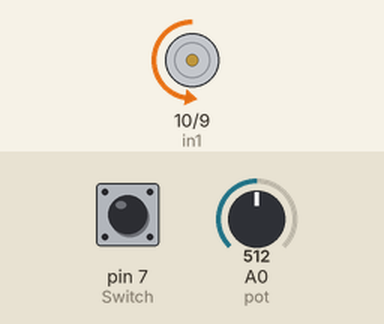
Recording of a sketch running on a simulated Arduino Uno, built with avr-gcc and run on an emulated ATmega328P. Shown: motor-driver pin pairs drawn as motors (green arrow = first pin HIGH = forward, orange = second pin HIGH = backward, longer = more drive, scaled by the enable pin). The test bench sets the inputs (shaded band); at power-on: A0 (pot) = 512, pin 7 (Switch) HIGH.

Above: at 1.2 s.
1.3 s: A0 (pot) set to 716
At 2.0 s:
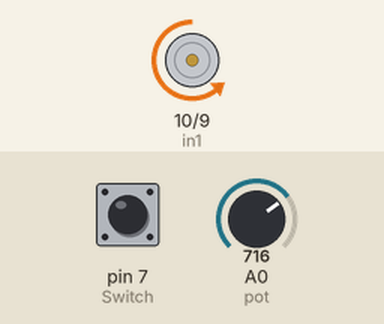
2.8 s: pin 7 (Switch) pulled LOW for 0.15 s
At 2.87 s:
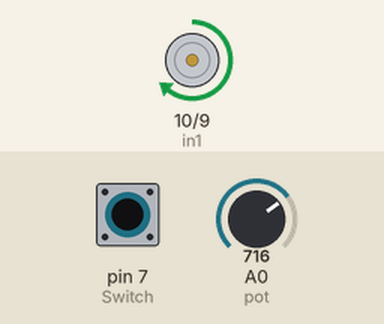
4.4 s: A0 (pot) set to 900
At 5.5 s:
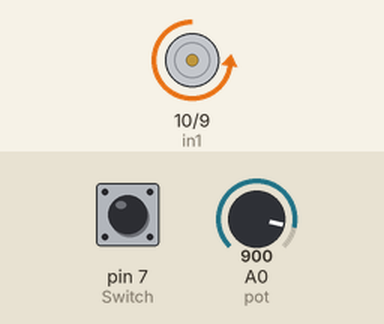
5.9 s: pin 7 (Switch) pulled LOW for 1 s
At 6.7 s:
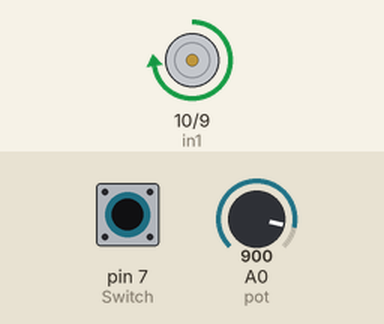
8.4 s: A0 (pot) set to 122
At 9.6 s:
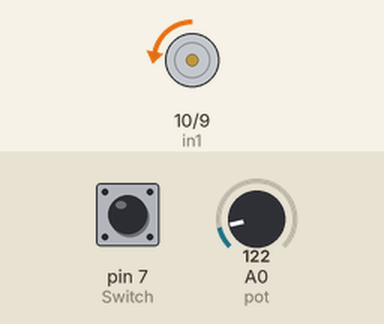
9.9 s: pin 7 (Switch) pulled LOW for 0.15 s
At 9.97 s:
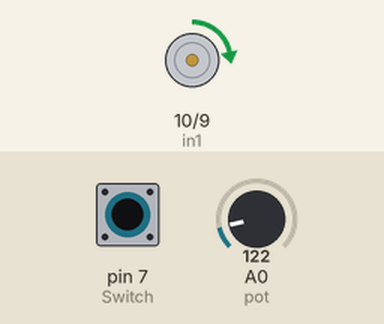
Timing chart, 0 to 12.5 s (numbered marks = the images above; inputs shaded):
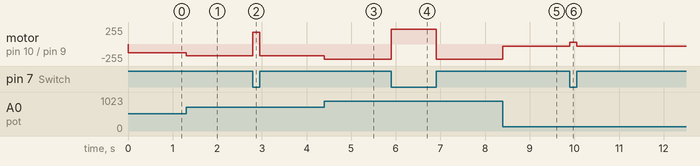

The sketch:

16.1.2.ino
```cpp
/*L293D 프로그램*/
int enable = 11;
int in1 = 10;
int in2 = 9;
int Switch = 7;
int pot = 0;

void setup()
{
  pinMode(in1, OUTPUT);
  pinMode(in2, OUTPUT);
  pinMode(enable, OUTPUT);
  pinMode(Switch, INPUT_PULLUP);
}

void loop()
{
  int speed = analogRead(pot) / 4;
  boolean reverse = digitalRead(Switch);
  setMotor(speed, reverse);
}

void setMotor(int speed, boolean reverse)
{
  analogWrite(enable, speed);
  digitalWrite(in1, !reverse);
  digitalWrite(in2, reverse);
}
```

Measured:
- after the input at 1.3 s, motor on pin 10 (in1) / pin 9 (in2): backward 128/255 → backward 179/255 at once
- after the input at 2.8 s, motor on pin 10 (in1) / pin 9 (in2): backward 179/255 → forward 179/255 at once, → backward 179/255 0.15 s later
- after the input at 4.4 s, motor on pin 10 (in1) / pin 9 (in2): backward 179/255 → backward 225/255 at once
- after the input at 5.9 s, motor on pin 10 (in1) / pin 9 (in2): backward 225/255 → forward 225/255 at once, → backward 225/255 1.0 s later
- after the input at 8.4 s, motor on pin 10 (in1) / pin 9 (in2): backward 225/255 → backward 30/255 at once
- after the input at 9.9 s, motor on pin 10 (in1) / pin 9 (in2): backward 30/255 → forward 30/255 at once, → backward 30/255 0.15 s later
